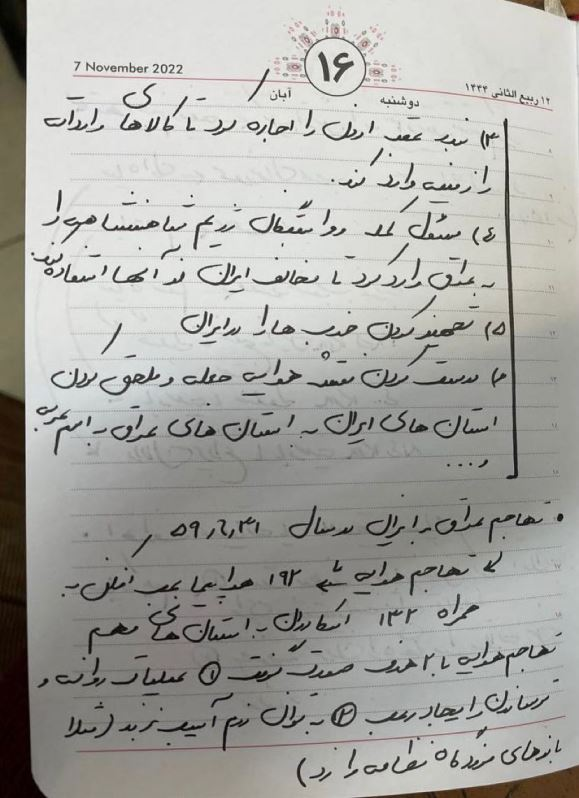
#> input picture 04th_session/images/jozveh_sample-01.jpg, 579 x 798 px
$ jupyter execute tmp.ipynb
#> lines starting #> are read from the running program, lines starting #| are printed output that depends on the picture; after the words box and inside, x2 and y2 are one past the last pixel; in counts of white or black regions, pixels touching at a corner belong together
[cell 1]
import cv2
import matplotlib.pyplot as pt

image = cv2.imread('./images/jozveh_sample-01.jpg', 0)
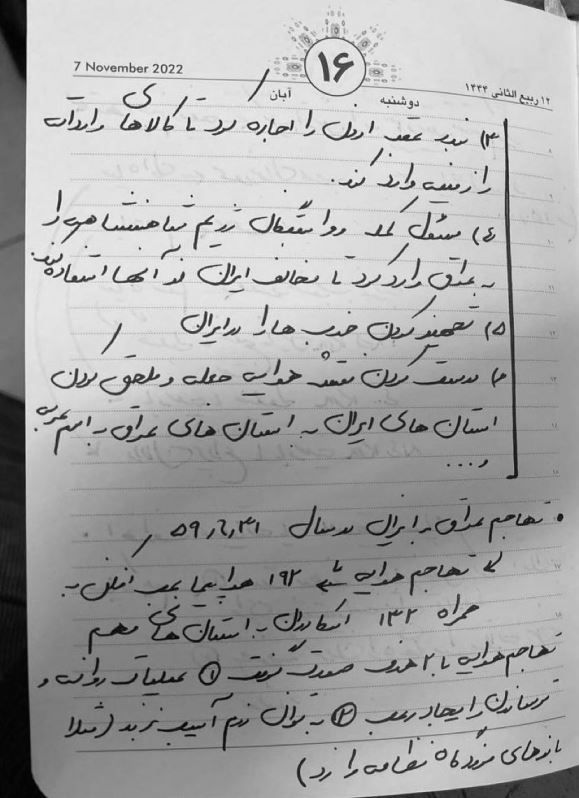
#> image: shape (798, 579); min 0, max 255, mean 167.7
_, binary = cv2.threshold(image, 85, 255, cv2.THRESH_BINARY)
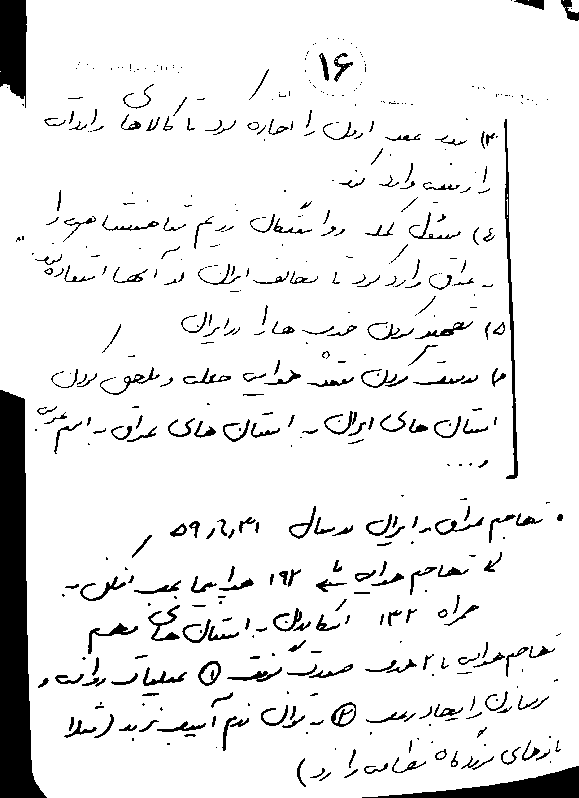
#> binary: shape (798, 579); 91.8% white; 491 black regions (232 under 20 px), largest, box (x1, y1, x2, y2) and area: (0, 390, 47, 798) 11288, (362, 766, 579, 798) 2664, (0, 0, 27, 108) 2403
binary = [~i for i in binary]
#> binary = 798 items

pt.figure(figsize=[7, 10])
pt.subplot(111); pt.imshow(binary, 'gray'); pt.title('Image');
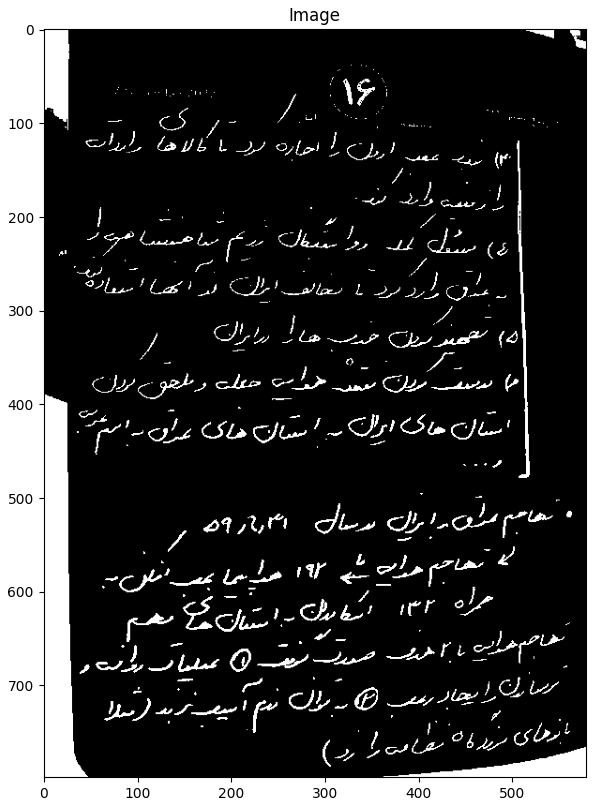
#> figure drawn by matplotlib, 1 panel

$ run again, with 04th_session/images/adad.jpg copied over 04th_session/images/jozveh_sample-01.jpg
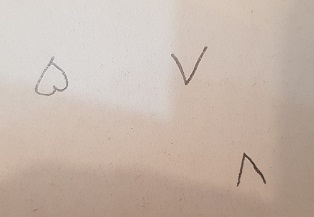
#> input picture 04th_session/images/adad.jpg, 314 x 217 px
#> `_, binary = cv2.threshold(image, 85, 255, cv2.THRESH_BINARY)`:
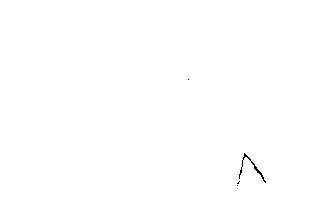
#> binary: shape (217, 314); 99.9% white; black in thin lines or dots, all inside (x1, y1, x2, y2) = (188, 79, 266, 186)
#> `binary = [~i for i in binary]`: binary = 217 items
#> `[cell 1] import cv2 import matplotlib.pyplot as pt  image = cv2.imread..`:
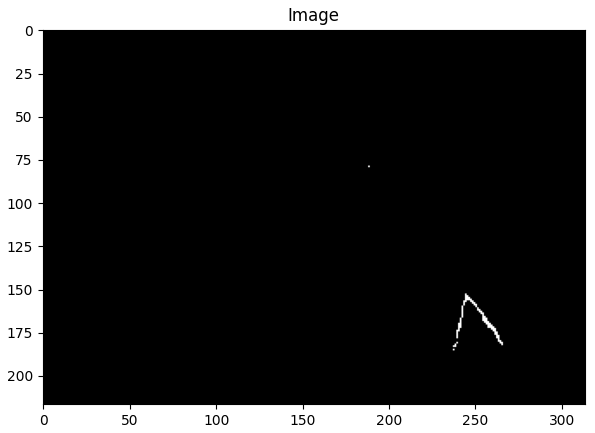
#> figure drawn by matplotlib, 1 panel

$ run again, with 04th_session/images/plate-02.jpg copied over 04th_session/images/jozveh_sample-01.jpg
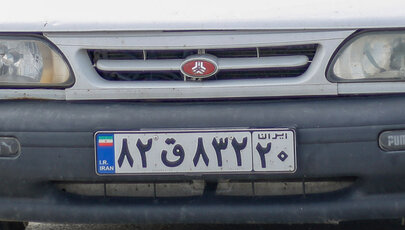
#> input picture 04th_session/images/plate-02.jpg, 405 x 230 px
#> `_, binary = cv2.threshold(image, 85, 255, cv2.THRESH_BINARY)`:
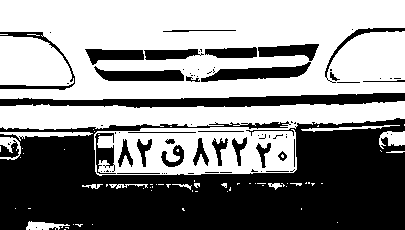
#> binary: shape (230, 405); 54.8% white; 85 black regions (54 under 20 px), largest, box (x1, y1, x2, y2) and area: (0, 118, 405, 230) 31197, (0, 93, 405, 108) 3317, (201, 62, 311, 82) 1040
#> `binary = [~i for i in binary]`: binary = 230 items
#> `[cell 1] import cv2 import matplotlib.pyplot as pt  image = cv2.imread..`:
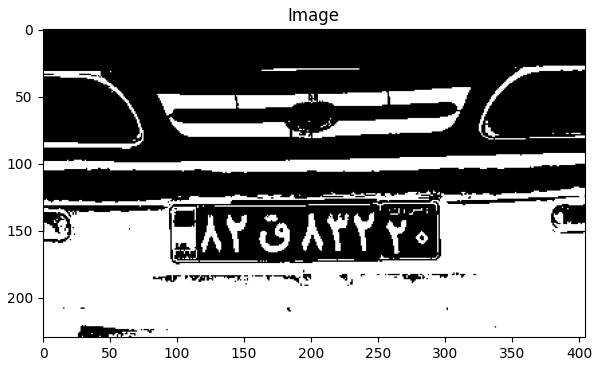
#> figure drawn by matplotlib, 1 panel
